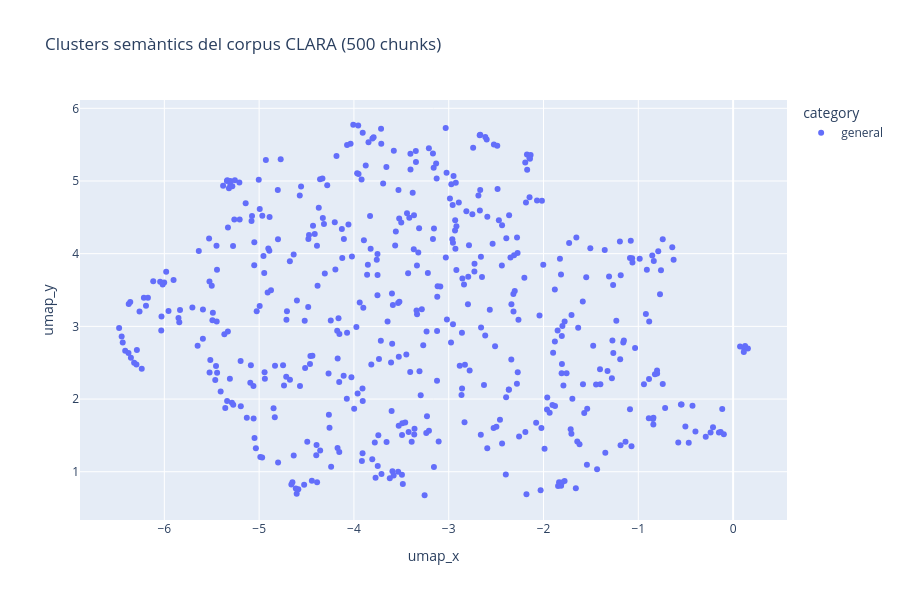

Here is the notebook cell this chart was saved with:
### Code cell
print('Reduint dimensions amb UMAP...')
reducer = umap.UMAP(n_components=2, random_state=42, n_neighbors=15, min_dist=0.1)
coords_2d = reducer.fit_transform(embeddings)

df_sample['umap_x'] = coords_2d[:, 0]
df_sample['umap_y'] = coords_2d[:, 1]
df_sample['text_preview'] = df_sample['text'].str[:80] + '...'

fig = px.scatter(
    df_sample,
    x='umap_x', y='umap_y',
    color='category',
    hover_data=['source_title', 'text_preview'],
    title=f'Clusters semàntics del corpus CLARA ({SAMPLE_SIZE} chunks)',
    width=900, height=600,
)
fig.show()

### Figure 1 — Plotly figure (JSON) as saved in the notebook; plotly's stock layout.template omitted (floating-point values rounded to 4 significant figures; data arrays with more than 128 entries replaced by an {"elided": "..."} marker saying what was removed)
{"data": [{"customdata": {"elided": "500x2 str values"}, "hovertemplate": "category=general<br>umap_x=%{x}<br>umap_y=%{y}<br>source_title=%{customdata[0]}<br>text_preview=%{customdata[1]}<extra></extra>", "legendgroup": "general", "marker": {"color": "#636efa", "symbol": "circle"}, "mode": "markers", "name": "general", "orientation": "v", "showlegend": true, "type": "scatter", "x": {"elided": "500 float values"}, "xaxis": "x", "y": {"elided": "500 float values"}, "yaxis": "y"}], "layout": {"height": 600, "legend": {"title": {"text": "category"}, "tracegroupgap": 0}, "title": {"text": "Clusters semàntics del corpus CLARA (500 chunks)"}, "width": 900, "xaxis": {"anchor": "y", "domain": [0, 1], "title": {"text": "umap_x"}}, "yaxis": {"anchor": "x", "domain": [0, 1], "title": {"text": "umap_y"}}}}
